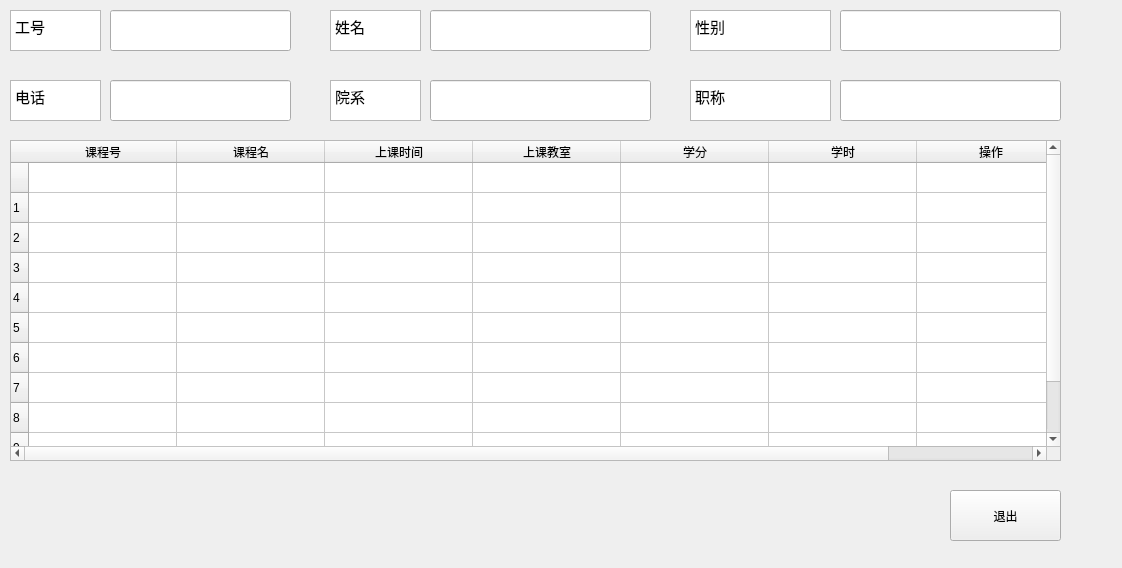
<?xml version="1.0" encoding="UTF-8"?>
<ui version="4.0">
 <class>Form</class>
 <widget class="QWidget" name="Form">
  <property name="geometry">
   <rect>
    <x>0</x>
    <y>0</y>
    <width>1122</width>
    <height>568</height>
   </rect>
  </property>
  <property name="windowTitle">
   <string>Form</string>
  </property>
  <widget class="QTextEdit" name="textEdit_5">
   <property name="geometry">
    <rect>
     <x>10</x>
     <y>80</y>
     <width>91</width>
     <height>41</height>
    </rect>
   </property>
   <property name="font">
    <font>
     <pointsize>11</pointsize>
    </font>
   </property>
   <property name="html">
    <string>&lt;!DOCTYPE HTML PUBLIC &quot;-//W3C//DTD HTML 4.0//EN&quot; &quot;http://www.w3.org/TR/REC-html40/strict.dtd&quot;&gt;
&lt;html&gt;&lt;head&gt;&lt;meta name=&quot;qrichtext&quot; content=&quot;1&quot; /&gt;&lt;style type=&quot;text/css&quot;&gt;
p, li { white-space: pre-wrap; }
&lt;/style&gt;&lt;/head&gt;&lt;body style=&quot; font-family:'SimSun'; font-size:11pt; font-weight:400; font-style:normal;&quot;&gt;
&lt;p style=&quot; margin-top:0px; margin-bottom:0px; margin-left:0px; margin-right:0px; -qt-block-indent:0; text-indent:0px;&quot;&gt;电话&lt;/p&gt;&lt;/body&gt;&lt;/html&gt;</string>
   </property>
  </widget>
  <widget class="QLineEdit" name="lineEdit_4">
   <property name="geometry">
    <rect>
     <x>110</x>
     <y>80</y>
     <width>181</width>
     <height>41</height>
    </rect>
   </property>
   <property name="font">
    <font>
     <pointsize>11</pointsize>
    </font>
   </property>
   <property name="text">
    <string/>
   </property>
  </widget>
  <widget class="QTableWidget" name="tableWidget">
   <property name="geometry">
    <rect>
     <x>10</x>
     <y>140</y>
     <width>1051</width>
     <height>321</height>
    </rect>
   </property>
   <attribute name="horizontalHeaderMinimumSectionSize">
    <number>24</number>
   </attribute>
   <attribute name="horizontalHeaderDefaultSectionSize">
    <number>148</number>
   </attribute>
   <row>
    <property name="text">
     <string/>
    </property>
   </row>
   <row>
    <property name="text">
     <string>1</string>
    </property>
   </row>
   <row>
    <property name="text">
     <string>2</string>
    </property>
   </row>
   <row>
    <property name="text">
     <string>3</string>
    </property>
   </row>
   <row>
    <property name="text">
     <string>4</string>
    </property>
   </row>
   <row>
    <property name="text">
     <string>5</string>
    </property>
   </row>
   <row>
    <property name="text">
     <string>6</string>
    </property>
   </row>
   <row>
    <property name="text">
     <string>7</string>
    </property>
   </row>
   <row>
    <property name="text">
     <string>8</string>
    </property>
   </row>
   <row>
    <property name="text">
     <string>9</string>
    </property>
   </row>
   <row>
    <property name="text">
     <string>10</string>
    </property>
   </row>
   <column>
    <property name="text">
     <string>课程号</string>
    </property>
   </column>
   <column>
    <property name="text">
     <string>课程名</string>
    </property>
   </column>
   <column>
    <property name="text">
     <string>上课时间</string>
    </property>
   </column>
   <column>
    <property name="text">
     <string>上课教室</string>
    </property>
   </column>
   <column>
    <property name="text">
     <string>学分</string>
    </property>
   </column>
   <column>
    <property name="text">
     <string>学时</string>
    </property>
   </column>
   <column>
    <property name="text">
     <string>操作</string>
    </property>
   </column>
  </widget>
  <widget class="QTextEdit" name="textEdit_2">
   <property name="geometry">
    <rect>
     <x>330</x>
     <y>10</y>
     <width>91</width>
     <height>41</height>
    </rect>
   </property>
   <property name="font">
    <font>
     <pointsize>11</pointsize>
    </font>
   </property>
   <property name="html">
    <string>&lt;!DOCTYPE HTML PUBLIC &quot;-//W3C//DTD HTML 4.0//EN&quot; &quot;http://www.w3.org/TR/REC-html40/strict.dtd&quot;&gt;
&lt;html&gt;&lt;head&gt;&lt;meta name=&quot;qrichtext&quot; content=&quot;1&quot; /&gt;&lt;style type=&quot;text/css&quot;&gt;
p, li { white-space: pre-wrap; }
&lt;/style&gt;&lt;/head&gt;&lt;body style=&quot; font-family:'SimSun'; font-size:11pt; font-weight:400; font-style:normal;&quot;&gt;
&lt;p style=&quot; margin-top:0px; margin-bottom:0px; margin-left:0px; margin-right:0px; -qt-block-indent:0; text-indent:0px;&quot;&gt;姓名&lt;/p&gt;&lt;/body&gt;&lt;/html&gt;</string>
   </property>
  </widget>
  <widget class="QLineEdit" name="lineEdit">
   <property name="geometry">
    <rect>
     <x>430</x>
     <y>10</y>
     <width>221</width>
     <height>41</height>
    </rect>
   </property>
   <property name="font">
    <font>
     <pointsize>11</pointsize>
    </font>
   </property>
   <property name="text">
    <string/>
   </property>
  </widget>
  <widget class="QLineEdit" name="lineEdit_6">
   <property name="geometry">
    <rect>
     <x>430</x>
     <y>80</y>
     <width>221</width>
     <height>41</height>
    </rect>
   </property>
   <property name="font">
    <font>
     <pointsize>11</pointsize>
    </font>
   </property>
   <property name="text">
    <string/>
   </property>
  </widget>
  <widget class="QLineEdit" name="lineEdit_5">
   <property name="geometry">
    <rect>
     <x>840</x>
     <y>80</y>
     <width>221</width>
     <height>41</height>
    </rect>
   </property>
   <property name="font">
    <font>
     <pointsize>11</pointsize>
    </font>
   </property>
   <property name="text">
    <string/>
   </property>
  </widget>
  <widget class="QLineEdit" name="lineEdit_2">
   <property name="geometry">
    <rect>
     <x>110</x>
     <y>10</y>
     <width>181</width>
     <height>41</height>
    </rect>
   </property>
   <property name="font">
    <font>
     <pointsize>11</pointsize>
    </font>
   </property>
   <property name="text">
    <string/>
   </property>
  </widget>
  <widget class="QTextEdit" name="textEdit_6">
   <property name="geometry">
    <rect>
     <x>690</x>
     <y>80</y>
     <width>141</width>
     <height>41</height>
    </rect>
   </property>
   <property name="font">
    <font>
     <pointsize>11</pointsize>
    </font>
   </property>
   <property name="html">
    <string>&lt;!DOCTYPE HTML PUBLIC &quot;-//W3C//DTD HTML 4.0//EN&quot; &quot;http://www.w3.org/TR/REC-html40/strict.dtd&quot;&gt;
&lt;html&gt;&lt;head&gt;&lt;meta name=&quot;qrichtext&quot; content=&quot;1&quot; /&gt;&lt;style type=&quot;text/css&quot;&gt;
p, li { white-space: pre-wrap; }
&lt;/style&gt;&lt;/head&gt;&lt;body style=&quot; font-family:'SimSun'; font-size:11pt; font-weight:400; font-style:normal;&quot;&gt;
&lt;p style=&quot; margin-top:0px; margin-bottom:0px; margin-left:0px; margin-right:0px; -qt-block-indent:0; text-indent:0px;&quot;&gt;职称&lt;/p&gt;&lt;/body&gt;&lt;/html&gt;</string>
   </property>
  </widget>
  <widget class="QTextEdit" name="textEdit_3">
   <property name="geometry">
    <rect>
     <x>10</x>
     <y>10</y>
     <width>91</width>
     <height>41</height>
    </rect>
   </property>
   <property name="font">
    <font>
     <pointsize>11</pointsize>
    </font>
   </property>
   <property name="html">
    <string>&lt;!DOCTYPE HTML PUBLIC &quot;-//W3C//DTD HTML 4.0//EN&quot; &quot;http://www.w3.org/TR/REC-html40/strict.dtd&quot;&gt;
&lt;html&gt;&lt;head&gt;&lt;meta name=&quot;qrichtext&quot; content=&quot;1&quot; /&gt;&lt;style type=&quot;text/css&quot;&gt;
p, li { white-space: pre-wrap; }
&lt;/style&gt;&lt;/head&gt;&lt;body style=&quot; font-family:'SimSun'; font-size:11pt; font-weight:400; font-style:normal;&quot;&gt;
&lt;p style=&quot; margin-top:0px; margin-bottom:0px; margin-left:0px; margin-right:0px; -qt-block-indent:0; text-indent:0px;&quot;&gt;工号&lt;/p&gt;&lt;/body&gt;&lt;/html&gt;</string>
   </property>
  </widget>
  <widget class="QTextEdit" name="textEdit_7">
   <property name="geometry">
    <rect>
     <x>330</x>
     <y>80</y>
     <width>91</width>
     <height>41</height>
    </rect>
   </property>
   <property name="font">
    <font>
     <pointsize>11</pointsize>
    </font>
   </property>
   <property name="html">
    <string>&lt;!DOCTYPE HTML PUBLIC &quot;-//W3C//DTD HTML 4.0//EN&quot; &quot;http://www.w3.org/TR/REC-html40/strict.dtd&quot;&gt;
&lt;html&gt;&lt;head&gt;&lt;meta name=&quot;qrichtext&quot; content=&quot;1&quot; /&gt;&lt;style type=&quot;text/css&quot;&gt;
p, li { white-space: pre-wrap; }
&lt;/style&gt;&lt;/head&gt;&lt;body style=&quot; font-family:'SimSun'; font-size:11pt; font-weight:400; font-style:normal;&quot;&gt;
&lt;p style=&quot; margin-top:0px; margin-bottom:0px; margin-left:0px; margin-right:0px; -qt-block-indent:0; text-indent:0px;&quot;&gt;院系&lt;/p&gt;&lt;/body&gt;&lt;/html&gt;</string>
   </property>
  </widget>
  <widget class="QTextEdit" name="textEdit_4">
   <property name="geometry">
    <rect>
     <x>690</x>
     <y>10</y>
     <width>141</width>
     <height>41</height>
    </rect>
   </property>
   <property name="font">
    <font>
     <pointsize>11</pointsize>
    </font>
   </property>
   <property name="html">
    <string>&lt;!DOCTYPE HTML PUBLIC &quot;-//W3C//DTD HTML 4.0//EN&quot; &quot;http://www.w3.org/TR/REC-html40/strict.dtd&quot;&gt;
&lt;html&gt;&lt;head&gt;&lt;meta name=&quot;qrichtext&quot; content=&quot;1&quot; /&gt;&lt;style type=&quot;text/css&quot;&gt;
p, li { white-space: pre-wrap; }
&lt;/style&gt;&lt;/head&gt;&lt;body style=&quot; font-family:'SimSun'; font-size:11pt; font-weight:400; font-style:normal;&quot;&gt;
&lt;p style=&quot; margin-top:0px; margin-bottom:0px; margin-left:0px; margin-right:0px; -qt-block-indent:0; text-indent:0px;&quot;&gt;性别&lt;/p&gt;&lt;/body&gt;&lt;/html&gt;</string>
   </property>
  </widget>
  <widget class="QLineEdit" name="lineEdit_3">
   <property name="geometry">
    <rect>
     <x>840</x>
     <y>10</y>
     <width>221</width>
     <height>41</height>
    </rect>
   </property>
   <property name="font">
    <font>
     <pointsize>11</pointsize>
    </font>
   </property>
   <property name="text">
    <string/>
   </property>
  </widget>
  <widget class="QPushButton" name="pushButton_4">
   <property name="geometry">
    <rect>
     <x>950</x>
     <y>490</y>
     <width>111</width>
     <height>51</height>
    </rect>
   </property>
   <property name="font">
    <font>
     <pointsize>9</pointsize>
    </font>
   </property>
   <property name="text">
    <string>退出</string>
   </property>
  </widget>
 </widget>
 <resources/>
 <connections/>
</ui>
